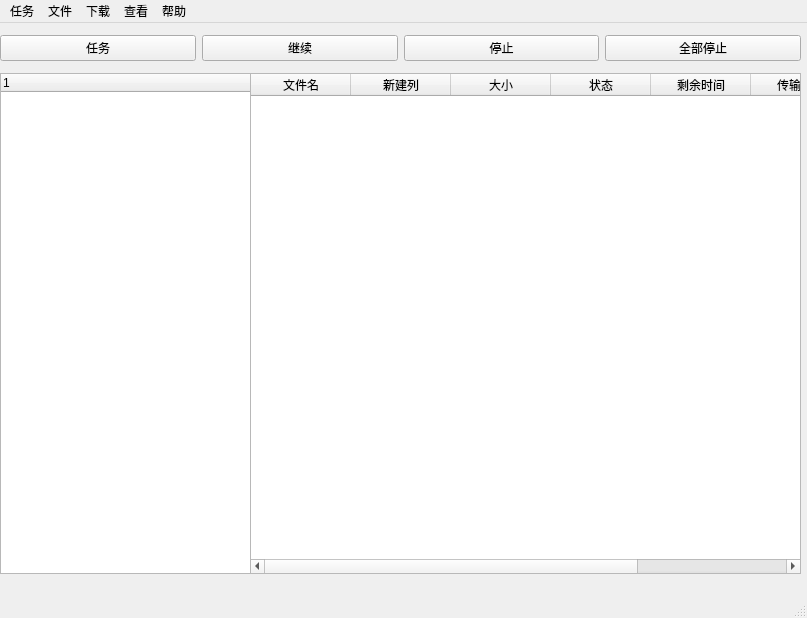
<?xml version="1.0" encoding="UTF-8"?>
<ui version="4.0">
    <class>MainWindow</class>
    <widget class="QMainWindow" name="MainWindow">
        <property name="geometry">
            <rect>
                <x>0</x>
                <y>0</y>
                <width>807</width>
                <height>618</height>
            </rect>
        </property>
        <property name="windowTitle">
            <string>IWD下载器！</string>
        </property>
        <widget class="QWidget" name="centralwidget">
            <widget class="QWidget" name="horizontalLayoutWidget">
                <property name="geometry">
                    <rect>
                        <x>0</x>
                        <y>0</y>
                        <width>801</width>
                        <height>51</height>
                    </rect>
                </property>
                <layout class="QHBoxLayout" name="horizontalLayout_2">
                    <item>
                        <widget class="QPushButton" name="task_btn">
                            <property name="text">
                                <string>任务</string>
                            </property>
                        </widget>
                    </item>
                    <item>
                        <widget class="QPushButton" name="con_btn">
                            <property name="text">
                                <string>继续</string>
                            </property>
                        </widget>
                    </item>
                    <item>
                        <widget class="QPushButton" name="stop_btn">
                            <property name="text">
                                <string>停止</string>
                            </property>
                        </widget>
                    </item>
                    <item>
                        <widget class="QPushButton" name="allstop_btn">
                            <property name="text">
                                <string>全部停止</string>
                            </property>
                        </widget>
                    </item>
                </layout>
            </widget>
            <widget class="QWidget" name="horizontalLayoutWidget_2">
                <property name="geometry">
                    <rect>
                        <x>0</x>
                        <y>50</y>
                        <width>251</width>
                        <height>501</height>
                    </rect>
                </property>
                <layout class="QHBoxLayout" name="horizontalLayout_3">
                    <item>
                        <widget class="QTreeWidget" name="treeWidget">
                            <column>
                                <property name="text">
                                    <string notr="true">1</string>
                                </property>
                            </column>
                        </widget>
                    </item>
                </layout>
            </widget>
            <widget class="QTableWidget" name="tableWidget">
                <property name="geometry">
                    <rect>
                        <x>250</x>
                        <y>50</y>
                        <width>551</width>
                        <height>501</height>
                    </rect>
                </property>
                <property name="styleSheet">
                    <string notr="true">QTableWidget::item::selected
                        {
                        background:red;
                        }
                    </string>
                </property>
                <attribute name="verticalHeaderVisible">
                    <bool>false</bool>
                </attribute>
                <column>
                    <property name="text">
                        <string>文件名</string>
                    </property>
                </column>
                <column>
                    <property name="text">
                        <string>新建列</string>
                    </property>
                </column>
                <column>
                    <property name="text">
                        <string>大小</string>
                    </property>
                </column>
                <column>
                    <property name="text">
                        <string>状态</string>
                    </property>
                </column>
                <column>
                    <property name="text">
                        <string>剩余时间</string>
                    </property>
                </column>
                <column>
                    <property name="text">
                        <string>传输速度</string>
                    </property>
                </column>
                <column>
                    <property name="text">
                        <string>描述</string>
                    </property>
                </column>
            </widget>
        </widget>
        <widget class="QMenuBar" name="menubar">
            <property name="geometry">
                <rect>
                    <x>0</x>
                    <y>0</y>
                    <width>807</width>
                    <height>22</height>
                </rect>
            </property>
            <widget class="QMenu" name="menu">
                <property name="title">
                    <string>任务</string>
                </property>
                <addaction name="actionopen"/>
                <addaction name="actionClose"/>
            </widget>
            <widget class="QMenu" name="menu_2">
                <property name="title">
                    <string>文件</string>
                </property>
            </widget>
            <widget class="QMenu" name="menu_3">
                <property name="title">
                    <string>下载</string>
                </property>
            </widget>
            <widget class="QMenu" name="menu_4">
                <property name="title">
                    <string>查看</string>
                </property>
            </widget>
            <widget class="QMenu" name="menu_5">
                <property name="title">
                    <string>帮助</string>
                </property>
            </widget>
            <addaction name="menu"/>
            <addaction name="menu_2"/>
            <addaction name="menu_3"/>
            <addaction name="menu_4"/>
            <addaction name="menu_5"/>
        </widget>
        <widget class="QStatusBar" name="statusbar"/>
        <action name="actionopen">
            <property name="text">
                <string>open</string>
            </property>
            <property name="toolTip">
                <string>打开下载链接</string>
            </property>
        </action>
        <action name="actionClose">
            <property name="text">
                <string>Close</string>
            </property>
            <property name="toolTip">
                <string>关闭程序</string>
            </property>
            <property name="shortcut">
                <string>Alt+C</string>
            </property>
        </action>
    </widget>
    <resources/>
    <connections/>
</ui>
